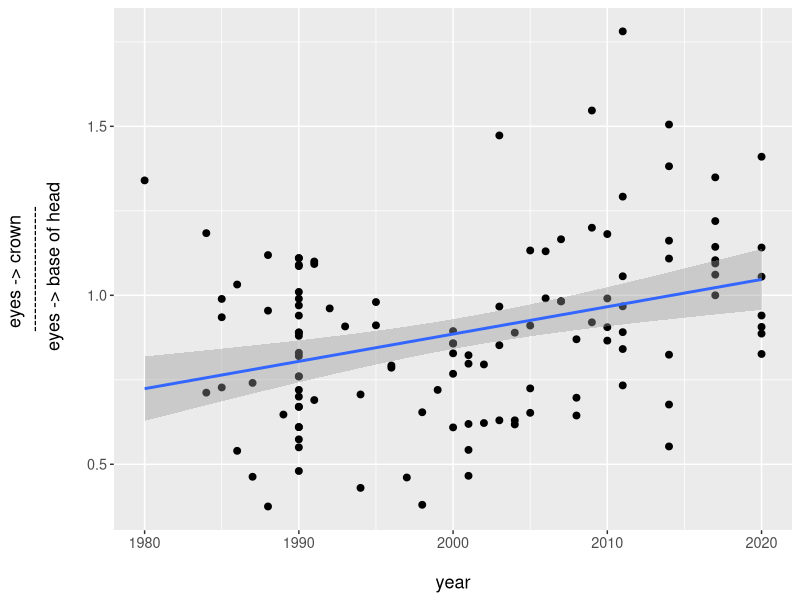
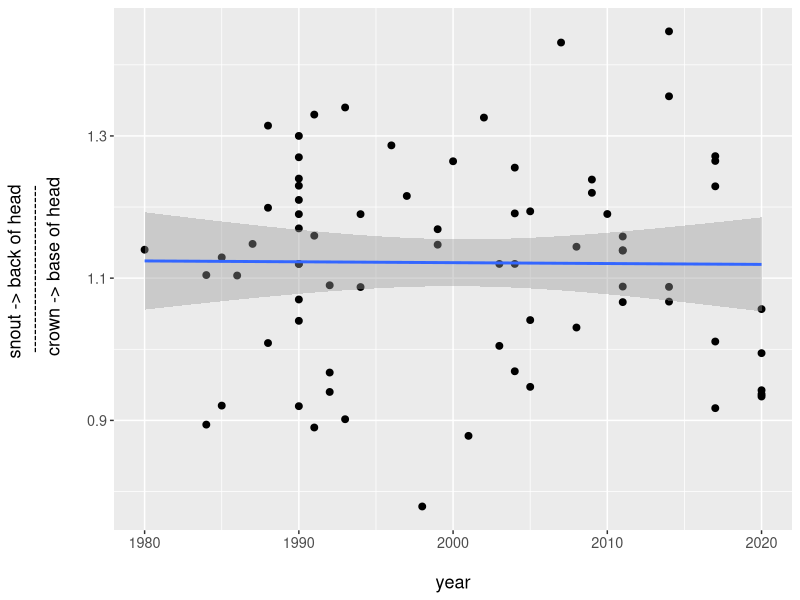

Here is the R script that generated these plots, in order:
### require tidyverse/ggplot2

library(tidyverse)

### load data from CSV in working directory

# "data-eyes" selectively includes frontal images (for the "eyes ratio"):

data_eyes <- read_csv("bears-data.csv") %>%
  filter(!(is.na(ratio_eyes)))

# "data-eyes" selectively includes sagittal images (for the "head ratio"):

data_head <- read_csv("bears-data.csv") %>%
  filter(!(is.na(ratio_head)))

### Generate figures

# Figure 1:  eyes -> crown / eyes -> base of head

ggplot(data=data_eyes, aes(x = year, y = ratio_eyes)) +
  geom_point(size=2) + 
  xlab("\nyear") +
  ylab("eyes -> crown \n --------------------- \n eyes -> base of head\n") +
  geom_smooth(method="lm") + # plot basic regression line, 95% confidence intervals
  theme(text = element_text(size=13))

# Figure 2:  snout -> back of head / crown -> base of head
  
ggplot(data=data_head, aes(x = year, y = ratio_head)) +
  geom_point(size=2) + 
  xlab("\nyear") +
  ylab("snout -> back of head \n ---------------------------- \n crown -> base of head\n") +
  geom_smooth(method="lm") + # plot basic regression line, 95% confidence intervals
  theme(text = element_text(size=13))
       